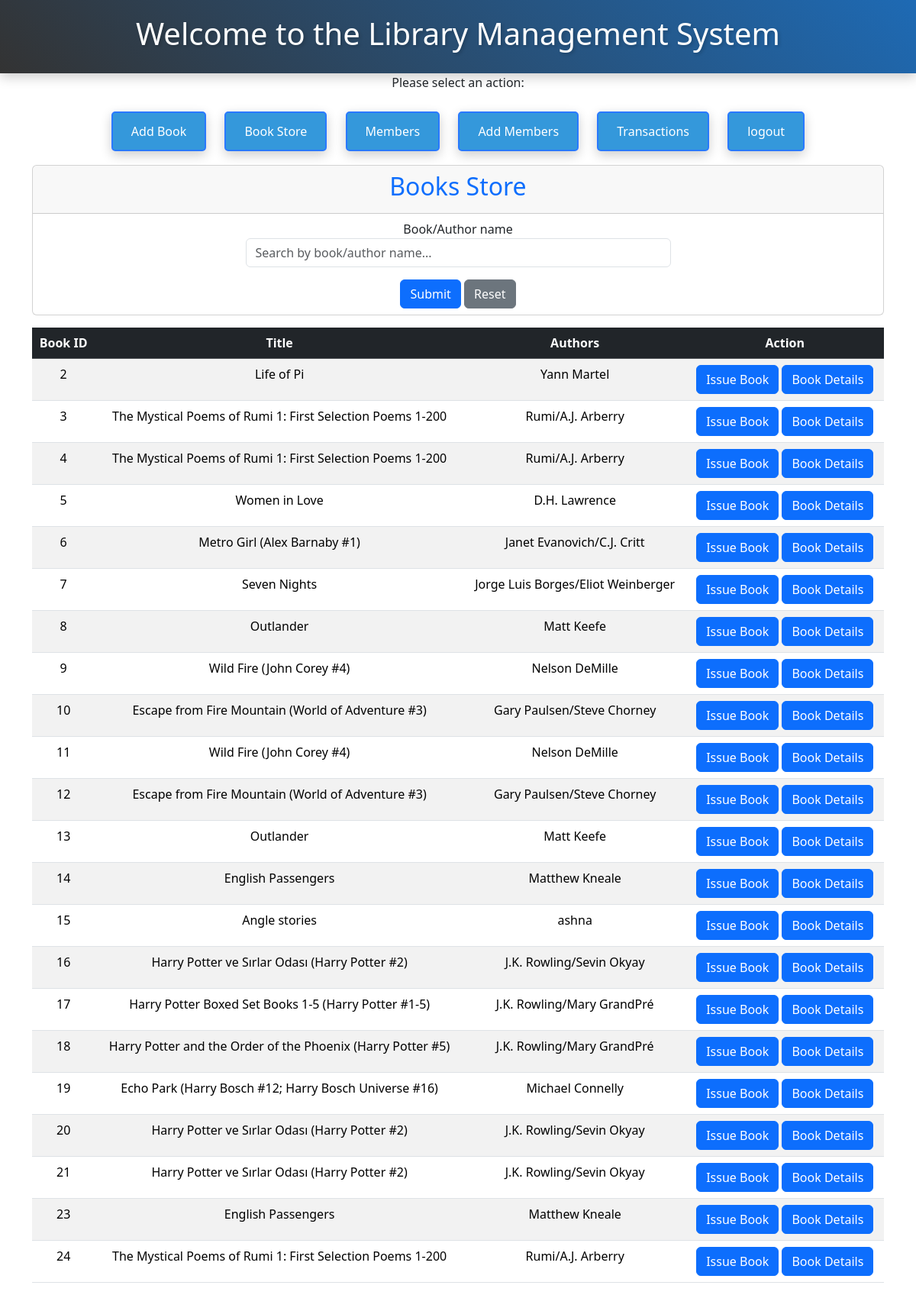
/book_store/, run on the app's committed database.
### library/models.py (models this page shows)
class Book(models.Model):    # Defines a Django model named Book with various fields representing book attributes (title, authors, etc.).
    IS_RENT = [(0,'NO'),(1,'YES')]
    title = models.CharField(max_length=255)
    authors = models.CharField(max_length=255)
    average_rating = models.DecimalField(max_digits=3, decimal_places=2)
    isbn = models.CharField(max_length=13)
    isbn13 = models.CharField(max_length=13)
    language_code = models.CharField(max_length=3)
    num_pages = models.IntegerField(null=True, blank=True)
    ratings_count = models.IntegerField()
    text_reviews_count = models.IntegerField()
    publication_date = models.DateField()
    publisher_name = models.CharField(max_length=254)
    is_rent = models.IntegerField(choices=IS_RENT , default=0)

### library/views.py (the view)
# urls.py: path('book_store/', book_store, name='book_store'),                                        # URL for the book_store view with the name "book_store"
def book_store(request):
    heading="Book Store"
    book_name = request.POST.get('book_name' , '')
    data = Book.objects.filter(is_rent =0)
    if book_name:
        data = data.filter(Q(title__icontains=book_name) | Q(authors__icontains = book_name) )
    else:
        data = data
    return render(request, "book_store.html", locals())

### templates/book_store.html (shortened to what this page needs)
{% extends "base.html" %}
{% block content %}
<div class="container mt-2">
  <div class="card-body">
  <div class="card">
      <div class="card-header">
        <h2 class="text-primary"> Books Store</h2>
      </div>
      <div class="row">
        <form action="/book_store/" method="POST">
          <div class="col-md-12 text-center" style="display: flex; flex-direction: column; justify-content: center; align-items: center;">
            <div class="col-6 mb-3 mt-2">
              <label for="book_name" > Book/Author name</label>
              <input class="form-control" name="book_name" id="book_name" type="text" placeholder="Search by book/author name...">
            </div>
          </div>
          <div class="mb-2">
            <button class="btn btn-primary"  type="submit"> Submit</button>
              <a href="/book_store/">
                <button class="btn btn-secondary"   type="button"> Reset</button>
              </a>
          </div>
        </form>
      </div>
    </div>
  </div>
  <div class="body mt-3 mb-3 ">
    <div class="card-body">
      <table class="table table-striped">
        <thead class="table-dark ">
            <tr>
                <th>Book ID</th>
                <th>Title</th>
                <th>Authors</th>
                <th>Action</th>
            </tr>
        </thead>
        <tbody>
            {% for book in data %}
                <tr>
                    <td>{{ book.id }}</td>
                    <td>
                      {{ book.title }}
                    </td>
                    <td>{{ book.authors }}</td>
                    <td>
                      <a href="/issue_book/{{book.id}}/" style="text-decoration:none;">
                        <button class="btn btn-primary"   type="submit">Issue Book</button>
                      </a>
                      <a href="/book_details/{{book.id}}/">
                        <button class=" btn btn-primary">Book Details</button>
                      </a>
                    </td>
                </tr>
            {% endfor %}
        </tbody>
    </table>
    </div>
  </div>
</div>
{% endblock %}

### static/css/style.css (style rules this page uses)
body { font-family: 'Arial', sans-serif; background-color: #f2f2f2; margin: 0; padding: 0; }
.container { width: 80%; margin: 0 auto; text-align: center; }
h2 { font-size: 24px; margin-bottom: 20px; }

### data on the page
Book: id "2", title "Life of Pi", authors "Yann Martel"
Book: id "3", title "The Mystical Poems of Rumi 1: First Selection Poems 1-200", authors "Rumi/A.J. Arberry"
Book: id "4", title "The Mystical Poems of Rumi 1: First Selection Poems 1-200", authors "Rumi/A.J. Arberry"
Book: id "5", title "Women in Love", authors "D.H. Lawrence"
Book: id "6", title "Metro Girl (Alex Barnaby #1)", authors "Janet Evanovich/C.J. Critt"
Book: id "7", title "Seven Nights", authors "Jorge Luis Borges/Eliot Weinberger"
Book: id "8", title "Outlander", authors "Matt Keefe"
Book: id "9", title "Wild Fire (John Corey #4)", authors "Nelson DeMille"
Book: id "10", title "Escape from Fire Mountain (World of Adventure #3)", authors "Gary Paulsen/Steve Chorney"
Book: id "11", title "Wild Fire (John Corey #4)", authors "Nelson DeMille"
Book: id "12", title "Escape from Fire Mountain (World of Adventure #3)", authors "Gary Paulsen/Steve Chorney"
Book: id "13", title "Outlander", authors "Matt Keefe"
Book: id "14", title "English Passengers", authors "Matthew Kneale"
Book: id "15", title "Angle stories", authors "ashna"
Book: id "16", title "Harry Potter ve Sırlar Odası (Harry Potter #2)", authors "J.K. Rowling/Sevin Okyay"
Book: id "17", title "Harry Potter Boxed Set Books 1-5 (Harry Potter #1-5)", authors "J.K. Rowling/Mary GrandPré"
Book: id "18", title "Harry Potter and the Order of the Phoenix (Harry Potter #5)", authors "J.K. Rowling/Mary GrandPré"
Book: id "19", title "Echo Park (Harry Bosch #12; Harry Bosch Universe #16)", authors "Michael Connelly"
Book: id "20", title "Harry Potter ve Sırlar Odası (Harry Potter #2)", authors "J.K. Rowling/Sevin Okyay"
Book: id "21", title "Harry Potter ve Sırlar Odası (Harry Potter #2)", authors "J.K. Rowling/Sevin Okyay"
Book: id "23", title "English Passengers", authors "Matthew Kneale"
Book: id "24", title "The Mystical Poems of Rumi 1: First Selection Poems 1-200", authors "Rumi/A.J. Arberry"
